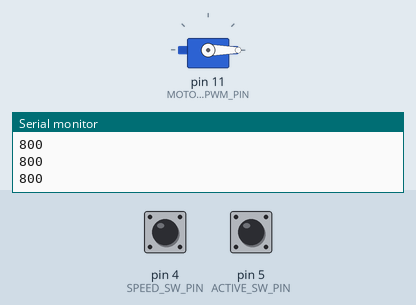
This sketch was run on a simulated Arduino Uno, built with avr-gcc and run on an emulated ATmega328P. Parts: servo, the last lines printed to the serial monitor. Inputs (shaded band) come from the test bench; at power-on: pin 5 (ACTIVE_SW_PIN) HIGH, pin 4 (SPEED_SW_PIN) HIGH.

Above: at 1.2 s.
1.3 s: pin 5 (ACTIVE_SW_PIN) pulled LOW for 1 s
At 1.77 s:
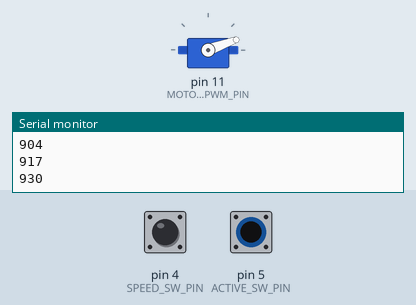
4.3 s: pin 5 (ACTIVE_SW_PIN) pulled LOW for 3.2 s
At 5.34 s:
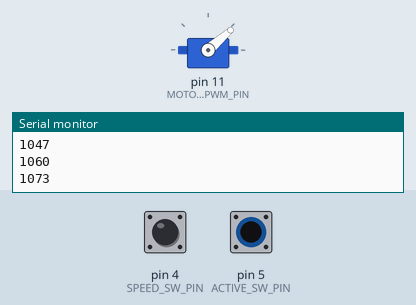
At 6.3 s:
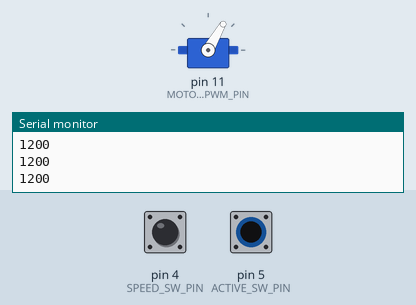
Timing chart, 0 to 10.6 s (numbered marks = the images above; inputs shaded):
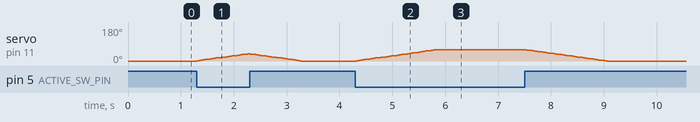

Measured:
- after the input at 1.3 s, servo on pin 11 (MOTOR_PWM_PIN): rises from 0° to 39° in 0.96 s, then falls to 0° in 1.0 s
- after the input at 4.3 s, servo on pin 11 (MOTOR_PWM_PIN): rises from 0° to 60° in 1.5 s, then falls to 0° in 3.2 s

The sketch:

minimonster.ino
```cpp
/*
    MiniMonster is an embedded project intended to be an upgrade to the Harbor Freight Mini Chop Saw
    https://www.harborfreight.com/2-in-mini-bench-top-cut-off-saw-62136.html
    MiniMonster YT Video - https://youtu.be/huZRMhoT-YE
*/

#include <Servo.h>

//         Pins
const byte POWER_LED_PIN = 13,
           MOTOR_PWM_PIN = 11,
           ACTIVE_SW_PIN =  5,
            SPEED_SW_PIN =  4;

//        Config
const int MIN_POWER =  800, // Match MIN_POWER and MAX_POWER to your ESC config
          MAX_POWER = 2000,
           LO_POWER = 1000,
           HI_POWER = 1200;

// Speed change per millisecond
// Set to current range across 1.5 seconds
const float RAMP_CONSTANT = float(HI_POWER - MIN_POWER) / 1500;

unsigned long LAST_TIME = millis(); // Time will rollover every ~50 days.
// If a rampup happens to happen across the rollover, ??? happens

int CUR_POWER = 0;

Servo ESC;

void setup() {
  Serial.begin(115200);
  pinMode(ACTIVE_SW_PIN, INPUT_PULLUP);
  pinMode(SPEED_SW_PIN,  INPUT_PULLUP);

  ESC.attach(MOTOR_PWM_PIN, MIN_POWER, MAX_POWER);
  ESC.writeMicroseconds(MIN_POWER);
}

void loop()
{
    // == Read Input
    int DESIRED_SPEED = 0;

    // ACTIVE_SW_PIN is pulled high when floating
    // so the saw should be active when the signal
    // is low.
    if (digitalRead(ACTIVE_SW_PIN) == LOW) {

        // SPEED_SW_PIN determines how fast we chop
        // LOW signal means LO_POWER
        if (digitalRead(SPEED_SW_PIN) == LOW) {
            DESIRED_SPEED = LO_POWER;
        } else {
            DESIRED_SPEED = HI_POWER;
        }

    } else {
        // Nothing is pressed
        DESIRED_SPEED = MIN_POWER;
    }

    int ADJUSTED_SPEED = DESIRED_SPEED - MIN_POWER;

    // == Handle Prior State
    unsigned int DELTA = (millis() - LAST_TIME) * RAMP_CONSTANT;
    switch(DESIRED_SPEED) {
    case HI_POWER:
    case LO_POWER:
        CUR_POWER += DELTA;

        if (CUR_POWER > ADJUSTED_SPEED) {
          CUR_POWER = ADJUSTED_SPEED;
        }

        digitalWrite(POWER_LED_PIN, HIGH);
        break;
    case MIN_POWER:
        if (CUR_POWER > DELTA) {
          CUR_POWER -= DELTA;
        } else {
          CUR_POWER = 0;
        }

        digitalWrite(POWER_LED_PIN, LOW);
        break;
    }

    int POWER = MIN_POWER + CUR_POWER;

    // == Set the desired speed
    ESC.writeMicroseconds(POWER);
    Serial.println(POWER);

    LAST_TIME = millis();
    delay(50);
}
```
